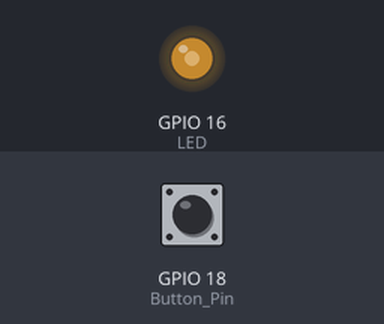
Recording of a sketch running on a simulated ESP32. Parts: output pins drawn as LEDs (lit = HIGH). The test bench sets the inputs (shaded band); at power-on: GPIO 18 (Button_Pin) HIGH.

Above: at 0.85 s.
1.3 s: GPIO 18 (Button_Pin) pulled LOW for 0.15 s
4.4 s: GPIO 18 (Button_Pin) pulled LOW for 1 s
7.4 s: GPIO 18 (Button_Pin) pulled LOW for 0.15 s
At 7.6 s:
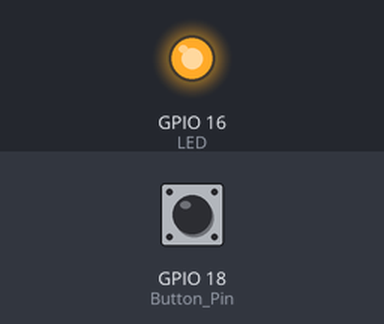
At 13.0 s:
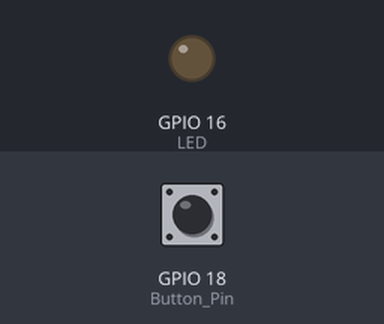
Timing chart, 0 to 19.5 s (numbered marks = the images above; inputs shaded):
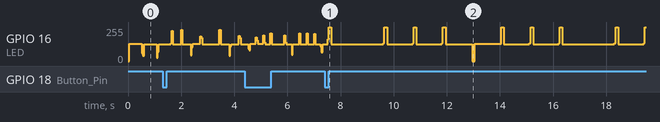

The sketch:

8bit_song.INO
```cpp
#define LED 16
#define Button_Pin 18

hw_timer_t *My_timer = NULL;
int LED_Value = 0;
int C = 477, D = 426, E = 379, F = 358, G = 319, A = 284;
float a[5] = { 2, 1.5, 1, 0.67, 0.5 };
int melody[44] = {C,C,G,G,A,A,G,F,F,E,E,D,D,C,G,G,F,F,E,E,D,G,G,F,F,E,E,D,C,C,G,G,A,A,G,F,F,E,E,D,E,D,E,C};
int tempo[44] = {500,500,500,500,500,500,1000,500,500,500,500,500,500,1000,500,500,500,500,500,500,1000,500,500,500,500,500,500,1000,500,500,500,500,500,500,1000,500,500,500,500,400,100,400,100,1000};
int count1 = 2;
int runner = 0;
// This is the Timer ISR. It is automatically called
// on a timer alarm event.
void IRAM_ATTR onTimer() {
  digitalWrite(LED, !digitalRead(LED));
}
void IRAM_ATTR Trigger() {
  count1 = (++count1) % 5;
}

void setup() {
  Serial.begin(9600);
  pinMode(Button_Pin, INPUT);
  pinMode(LED, OUTPUT);
  My_timer = timerBegin(0, 80, true);              // use tiemr 0 and set prescale to 80 so 1 tick is 1 uSec
  timerAttachInterrupt(My_timer, &onTimer, true);  // point to the ISR
  attachInterrupt(Button_Pin, Trigger, FALLING);
}
void loop() {
  timerAlarmWrite(My_timer, melody[runner], true);
  timerAlarmEnable(My_timer);
  delay(tempo[runner] * a[count1]);
  timerAlarmDisable(My_timer);
  delay(50 * a[count1]);
  runner = (++runner) % 44;

}
```
